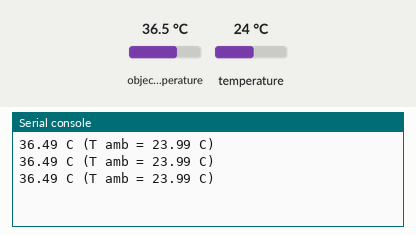
Bench run of a program on a simulated MicroPython board. On the bench: the last lines printed to the serial console. Inputs (shaded band) come from the test bench; at power-on: object temperature 36.5 °C, temperature 24 °C.

Above: at 1.2 s.
1.3 s: object temperature set to 20 °C
At 1.8 s:
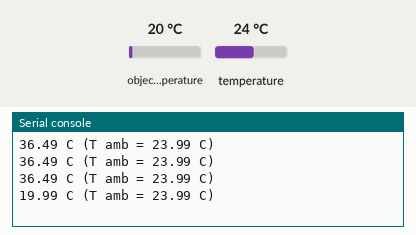
2.8 s: temperature set to 12 °C
At 3.4 s:
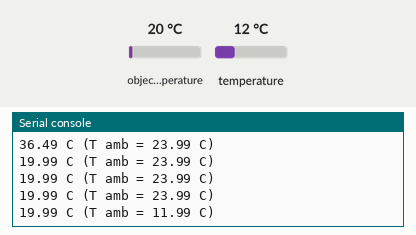
4.3 s: object temperature set to 26 °C
At 4.9 s:
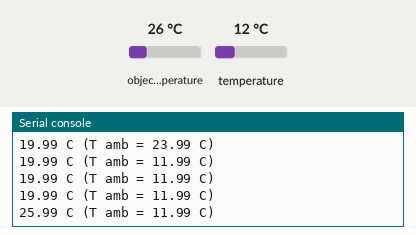
Timing chart, 0 to 7.3 s (numbered marks = the images above; inputs shaded):
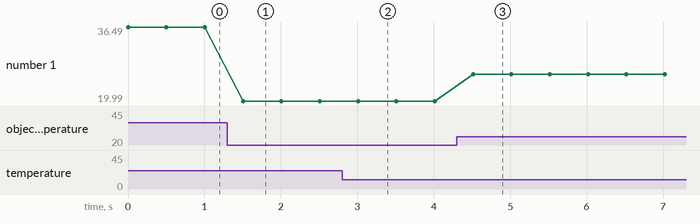

Measured:
- after the input at 1.3 s, the serial console: prints a new line after 0.21 s (image 1)
- after the input at 2.8 s, the serial console: prints a new line after 0.21 s (image 2)
- after the input at 4.3 s, the serial console: prints a new line after 0.21 s (image 3)
- plotted number 1: 36.49 → 19.99 after the input at 1.3 s, 19.99 → 25.99 after the input at 4.3 s

The program:

main.py
```python
from mlx90614 import MLX90614
from machine import I2C
from utime import sleep_ms


# init I2C bus and MLX90614 sensor
# WARNING: default I2C frequency will not work with this sensor (max is 100 KHz)
i2c = I2C(0, freq=100_000)
mlx = MLX90614(i2c)

#  main loop
while True:
    amb_t = mlx.ambient_temp
    obj_t = mlx.object_temp
    print(f'{obj_t:.2f} C (T amb = {amb_t:.2f} C)')
    sleep_ms(500)
```

mlx90614.py
```python
from micropython import const
from ustruct import unpack


# some const
_RAM_TA = const(0x06)
_RAM_TOBJ1 = const(0x07)
_RAM_TOBJ2 = const(0x08)


# MLX90614 class access
class MLX90614:
    def __init__(self, i2c, addr=0x5a):
        self.i2c = i2c
        self.addr = addr

    def _i2c_read_16b(self, mem_addr):
        raw = self.i2c.readfrom_mem(self.addr, mem_addr, 2)
        return unpack('<H', raw)[0]

    @property
    def ambient_temp(self):
        return self._i2c_read_16b(_RAM_TA) * 0.02 - 273.15

    @property
    def object_temp(self):
        return self._i2c_read_16b(_RAM_TOBJ1) * 0.02 - 273.15

    @property
    def object2_temp(self):
        return self._i2c_read_16b(_RAM_TOBJ2) * 0.02 - 273.15
```
